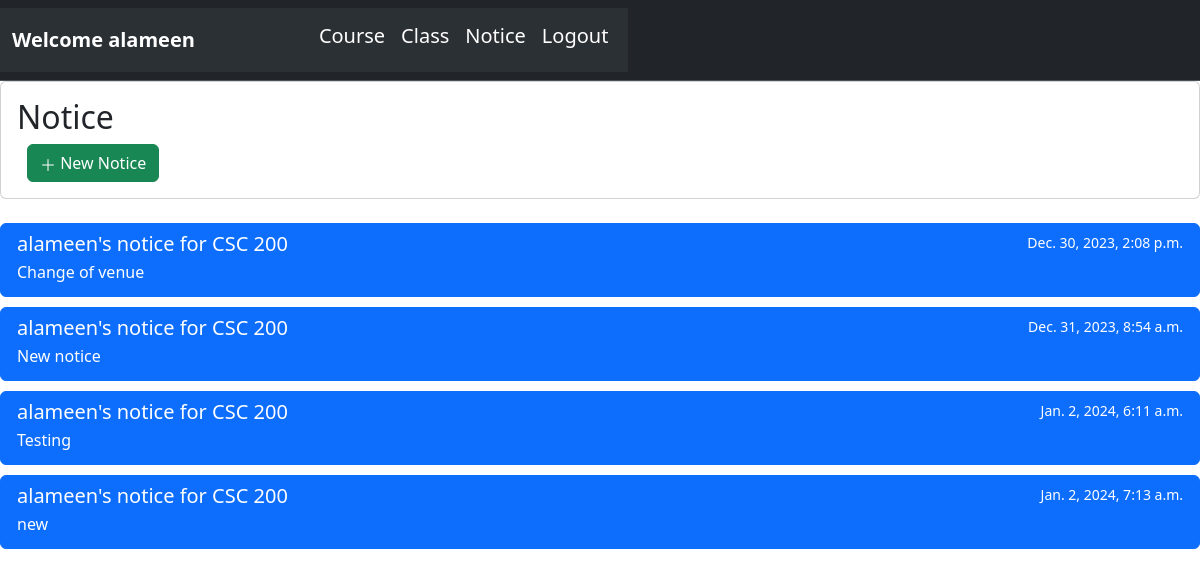
The page /lecturer/notice (signed in) on the database its author committed.
### lecturer/models.py (models this page shows, shortened)
class User(AbstractUser):
    pass

class Notice(models.Model):
    lecturer = models.ForeignKey(User, on_delete = models.CASCADE ,related_name = 'lecturer_course_notice')
    course = models.ForeignKey(Course, on_delete = models.CASCADE, related_name = 'course_notice')
    title = models.CharField(max_length= 60, null = True, blank = True)
    body = models.TextField()
    time = models.DateTimeField(auto_now_add = True)

class Course(models.Model):
    name = models.CharField(max_length = 10)
    lecturer = models.ForeignKey(User, on_delete = models.CASCADE, related_name = 'lecturer_course')
    students = models.ManyToManyField(Student ,related_name = 'student_course')
    def __str__(self) :
        return self.name

### lecturer/views.py (the view, shortened to what this page needs)
# urls.py: path('notice', views.notice, name='notice'),
def notice(request):
    notices = Notice.objects.filter(lecturer = request.user).order_by('time')
    courses = Course.objects.filter(lecturer = request.user)
    context = {
        'notices':notices,
        'courses': courses,
    }
    return render(request, "lecturer/notice.html", context)

### lecturer/templates/lecturer/notice.html (shortened to what this page needs)
{% extends 'lecturer/layout.html' %}
{% load static %}
{% block body %}
    <div class="card">
        <div class="card-body">
            <h2>Notice</h2>
            <div style="padding-left: 10px;">
                <button type="button" data-bs-toggle="modal" data-bs-target="#NoticeModal" class="btn btn-success">
                    <svg xmlns="http://www.w3.org/2000/svg" width="16" height="16" fill="currentColor" class="bi bi-plus-lg" viewBox="0 0 16 16">
                        <path fill-rule="evenodd" d="M8 2a.5.5 0 0 1 .5.5v5h5a.5.5 0 0 1 0 1h-5v5a.5.5 0 0 1-1 0v-5h-5a.5.5 0 0 1 0-1h5v-5A.5.5 0 0 1 8 2"/>
                    </svg>
                    New Notice
                </button>
            </div>
        </div>
    </div>
    <br>
    {% for notice in notices %}
        <div class="list-group" style="padding-bottom: 10px;">
            <a href="{% url 'notice_page' notice.id %}" class="list-group-item list-group-item-action active" aria-current="true">
                <div class="d-flex w-100 justify-content-between">
                <h5 class="mb-1">{{notice.lecturer.first_name}}'s notice for {{notice.course}}</h5>
                <small>{{notice.time}}</small>
                </div>
                <p class="mb-1">{{notice.title}}</p>
            </a>
        </div>
    {% endfor %}
{% endblock %}

### lecturer/templates/lecturer/layout.html (shortened to what this page needs)
{% load static %}
<!DOCTYPE html>
<html lang="en">
<head>
    <link href="https://cdn.jsdelivr.net/npm/bootstrap@5.3.2/dist/css/bootstrap.min.css" rel="stylesheet">
    <link rel="stylesheet" href="{% static 'lecturer/lecturer.css' %}">
</head>
<body>
    {% if user.is_authenticated %}
        <nav class="navbar bg-dark border-bottom border-body" data-bs-theme="dark">
            <nav class="navbar navbar-expand-lg bg-body-tertiary">
                <div class="container-fluid">
                  <a class="navbar-brand" href="#"><strong>Welcome {{user.first_name}}</strong></a>
                  <div class="collapse navbar-collapse" id="navbarNavAltMarkup">
                    <div class="navbar-nav" style="padding-left: 100px;">
                      <h5 class="navitems"><a class="nav-link active" aria-current="page" href="{% url 'index' %}">Course</a></h5>
                      <h5 class="navitems"><a class="nav-link active" href="{% url 'class' %}">Class</a></h5>
                      <h5 class="navitems"><a class="nav-link active" href="{% url 'notice' %}">Notice</a></h5>
                      <h5 class="navitems"><a class="nav-link active" href="{% url 'logout' %}">Logout</a></h5>
                    </div>
                  </div>
                </div>
              </nav>
        </nav>
    {% endif %}
    {% block body %}
    {% endblock %}
</body>
</html>

### rows shown on the page
User: first_name "alameen"
Notice: lecturer.first_name "alameen", course "CSC 200", time "Dec. 30, 2023, 2:08 p.m.", title "Change of venue"
Notice: lecturer.first_name "alameen", course "CSC 200", time "Dec. 31, 2023, 8:54 a.m.", title "New notice"
Notice: lecturer.first_name "alameen", course "CSC 200", time "Jan. 2, 2024, 6:11 a.m.", title "Testing"
Notice: lecturer.first_name "alameen", course "CSC 200", time "Jan. 2, 2024, 7:13 a.m.", title "new"
